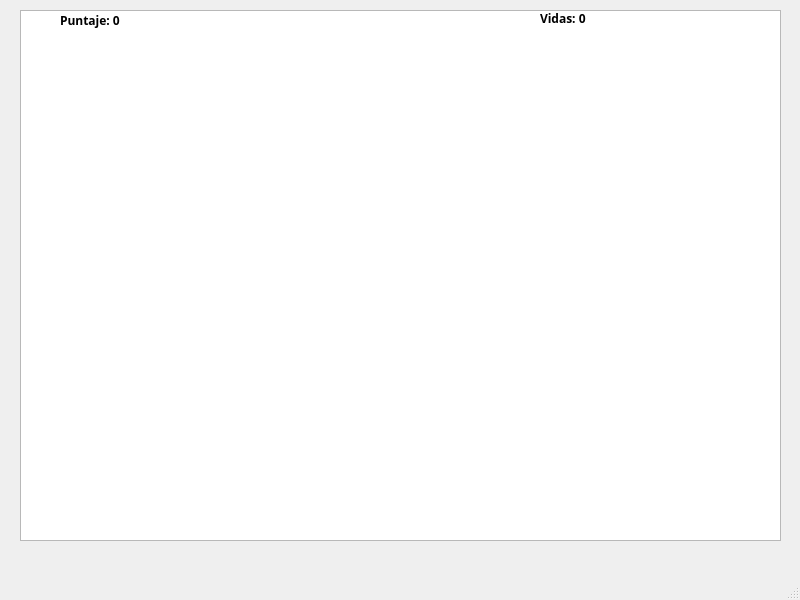
<?xml version="1.0" encoding="UTF-8"?>
<ui version="4.0">
 <class>MainWindow</class>
 <widget class="QMainWindow" name="MainWindow">
  <property name="geometry">
   <rect>
    <x>0</x>
    <y>0</y>
    <width>800</width>
    <height>600</height>
   </rect>
  </property>
  <property name="windowTitle">
   <string>MainWindow</string>
  </property>
  <widget class="QWidget" name="centralwidget">
   <widget class="QGraphicsView" name="graphicsView">
    <property name="geometry">
     <rect>
      <x>20</x>
      <y>10</y>
      <width>761</width>
      <height>531</height>
     </rect>
    </property>
   </widget>
   <widget class="QLabel" name="lblPuntaje">
    <property name="geometry">
     <rect>
      <x>60</x>
      <y>10</y>
      <width>81</width>
      <height>21</height>
     </rect>
    </property>
    <property name="font">
     <font>
      <family>Arial Black</family>
      <bold>true</bold>
     </font>
    </property>
    <property name="text">
     <string>Puntaje: 0</string>
    </property>
   </widget>
   <widget class="QLabel" name="lblVidas">
    <property name="geometry">
     <rect>
      <x>540</x>
      <y>10</y>
      <width>71</width>
      <height>16</height>
     </rect>
    </property>
    <property name="font">
     <font>
      <family>Arial Black</family>
      <bold>true</bold>
     </font>
    </property>
    <property name="text">
     <string>Vidas: 0</string>
    </property>
   </widget>
  </widget>
  <widget class="QMenuBar" name="menubar">
   <property name="geometry">
    <rect>
     <x>0</x>
     <y>0</y>
     <width>800</width>
     <height>21</height>
    </rect>
   </property>
  </widget>
  <widget class="QStatusBar" name="statusbar"/>
 </widget>
 <resources/>
 <connections/>
</ui>
